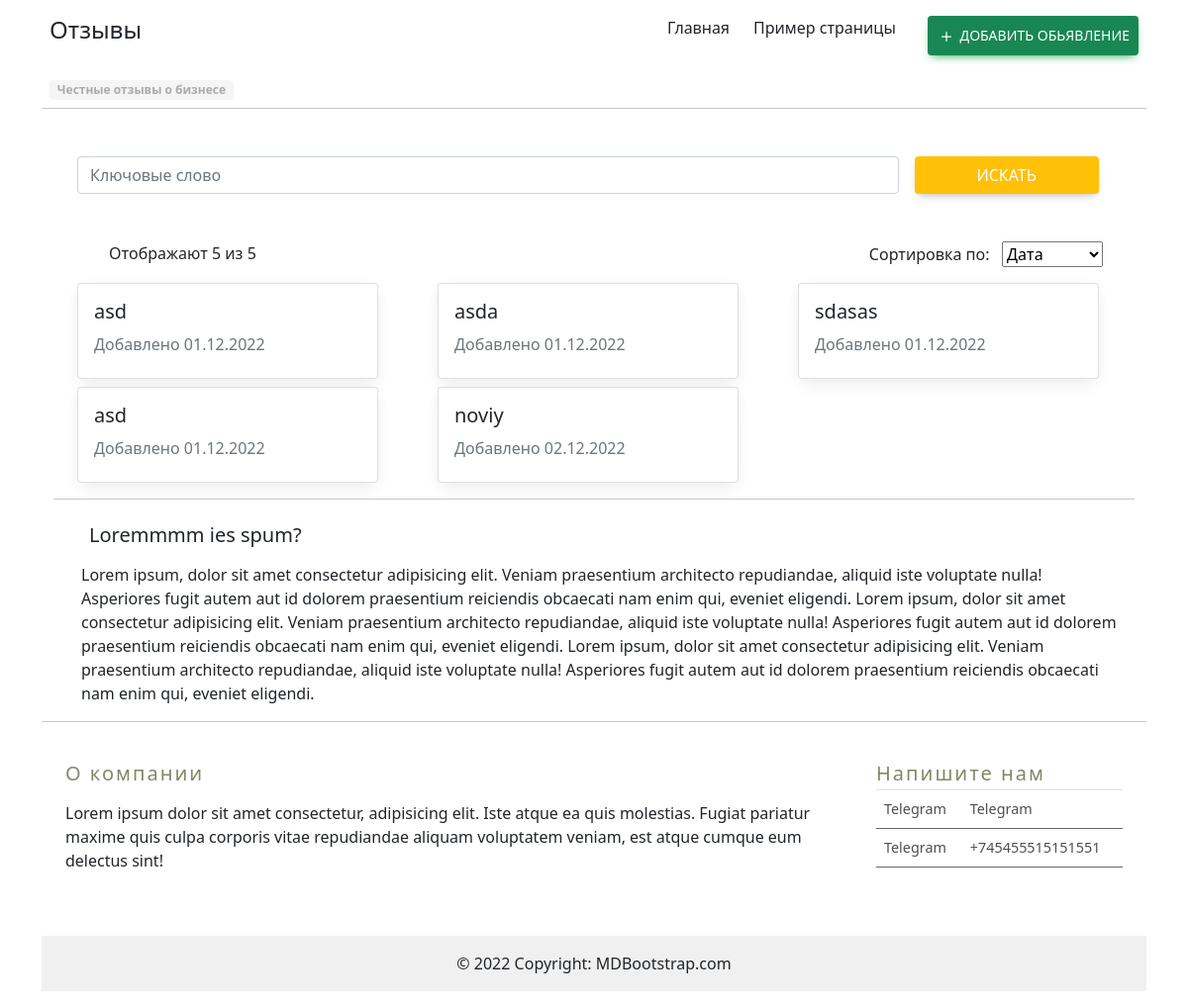
The app's page /, older data.
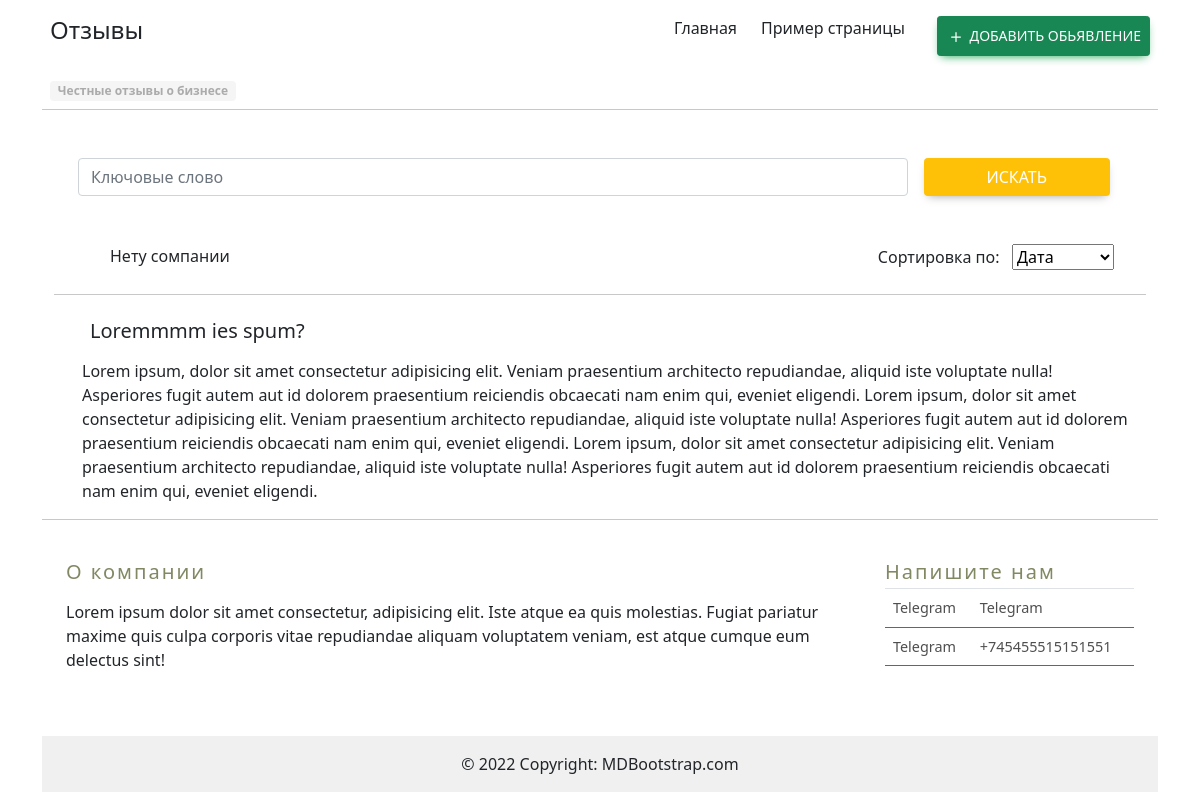
The same page, newer data.
### reytings/models.py (models this page shows, shortened)
class Company(models.Model):
    name =models.CharField(max_length=255)
    inn =models.CharField(max_length=100,blank=True,null=True)
    address =models.CharField(max_length=255,blank=True,null=True)
    phone =models.CharField(max_length=25,blank=True,null=True)
    avg_rating =models.FloatField(blank=True,null=True,default=0)
    description =models.TextField(default='')
    created_date = models.DateTimeField(auto_now_add=True)
    modified_date = models.DateTimeField(auto_now=True)
    is_approved =models.BooleanField(default=False)
    class Meta:
        verbose_name='Компании'
        verbose_name_plural='Компания'

### reytings/views.py (the view)
# urls.py: path('', views.index, name='index'),
def index(request):
  comanies =Company.objects.filter(is_approved=True).order_by('created_date')
  companies_count=comanies.count()
  current =comanies[:6]
  current_count=current.count()
  context={
    'companies':comanies,
    'companies_count':companies_count,
    'current_company':current,
    'current_count':current_count
  }
  return render(request,'index.html',context)

### templates/index.html (shortened to what this page needs)
{% extends 'base.html' %}
{% load custom %}
{% block content %}
    <div class="container  " >
      <div class="d-flex justify-content-center " >
      <form class="form-inline mt-5" action="{% url 'search' %}" style="width:100%">
          <input class="form-control mr-sm-3 ml-4" style="width:76%;" type="search" name="search" placeholder="Ключовые слово" aria-label="Search">
          <button class="btn  my-2 my-sm-0 bg-warning text-white" style="width:17%;" type="submit">Искать</button>
      </form></div>
      <div class="p-3"></div>
      <div class=" mr-3">
        <div class="d-flex justify-content-center mt-2 ml-5" >
          <div class="mr-auto p-2">
            {% if companies_count %}
            Отображают {{companies_count}} из {{current_count}}
            {% else %}
            Нету сомпании
            {% endif %}
          </div>
          <div class="p-2 mr-2">
            Сортировка по: &nbsp;
              <select  id="datesort" width="200" onchange="datasort()">
                <option value="Дата">Дата</option>
              </select>
        </div>
        </div>
      </div>
      <div class="container" >
        <div class="row">
          {% for company in current_company %}
          <div class="col-md-6 pl-4 pt-2 col-lg-4 col-sm-12">
            <div class="card" style="width: 19rem;">
              <div class="card-body">
                <h5 class="card-title"><a href="{% url 'post_detail' company.id %}" class="text-dark" style="text-decoration: none;">{{company.name}}</a></h5>
                <h6 class="card-subtitle mb-2 text-muted pt-2">Добавлено {{company.created_date|date:'d.m.Y'}}</h6>
              </div>
            </div>
          </div>
          {% endfor %}
        </div>
      </div>
      <hr>
      <div class="container" >
        <div class="row">
          <div class="col-md-12 ">
            <div class="ml-3">
              <h5 class="bold p-2">Loremmmm ies spum?</h5>
              Lorem ipsum, dolor sit amet consectetur adipisicing elit. Veniam praesentium architecto repudiandae, aliquid iste voluptate nulla! Asperiores fugit autem aut id dolorem praesentium reiciendis obcaecati nam enim qui, eveniet eligendi.
              Lorem ipsum, dolor sit amet consectetur adipisicing elit. Veniam praesentium architecto repudiandae, aliquid iste voluptate nulla! Asperiores fugit autem aut id dolorem praesentium reiciendis obcaecati nam enim qui, eveniet eligendi.
              Lorem ipsum, dolor sit amet consectetur adipisicing elit. Veniam praesentium architecto repudiandae, aliquid iste voluptate nulla! Asperiores fugit autem aut id dolorem praesentium reiciendis obcaecati nam enim qui, eveniet eligendi.
            </div>
            </div>
        </div>
      </div>
    </div>
{% endblock %}

### templates/base.html (shortened to what this page needs)
<!DOCTYPE html>
{% load static %}
<html lang="en">
<head>
  <link rel="stylesheet" href="https://stackpath.bootstrapcdn.com/bootstrap/4.3.1/css/bootstrap.min.css">
  <link
  href="https://cdnjs.cloudflare.com/ajax/libs/font-awesome/6.0.0/css/all.min.css"
  rel="stylesheet"
  />
  <link
  href="https://cdnjs.cloudflare.com/ajax/libs/mdb-ui-kit/6.0.1/mdb.min.css"
  rel="stylesheet"
  />
<link rel="stylesheet" href="https://cdn.jsdelivr.net/npm/bootstrap@5.1.1/dist/css/bootstrap.min.css">
<link href="https://cdn.jsdelivr.net/gh/kartik-v/bootstrap-star-rating@4.1.2/css/star-rating.min.css" media="all" rel="stylesheet" type="text/css" />
<link href="https://cdn.jsdelivr.net/gh/kartik-v/bootstrap-star-rating@4.1.2/themes/krajee-svg/theme.css" media="all" rel="stylesheet" type="text/css" />
</head>
<body>
  <div class="container">
    <div class="d-flex  mt-2" >
      <div class="mr-auto p-2"><h4>Отзывы </h4><br><span class="badge badge-pill badge-light" style="color: rgba(0,0,0,0.3);">Честные отзывы о бизнесе</span></div>
      <div class="p-2 mr-2"><a href="{% url 'index' %}" class="text-dark" style="text-decoration: none;">Главная</a> </div>
      <div class="p-2 mr-3"><a href="" class="text-dark" style="text-decoration: none;">Пример страницы</a> </div>
      <div class="p-2">
        <button type="button" style="height: 40px;" class="btn btn-success btn-sm text-right" data-mdb-toggle="modal" data-mdb-target="#exampleModal">
          <svg xmlns="http://www.w3.org/2000/svg" width="20" height="20" fill="currentColor" class="bi bi-plus" viewBox="0 0 16 16">
            <path d="M8 4a.5.5 0 0 1 .5.5v3h3a.5.5 0 0 1 0 1h-3v3a.5.5 0 0 1-1 0v-3h-3a.5.5 0 0 1 0-1h3v-3A.5.5 0 0 1 8 4z"/>
          </svg>
            Добавить обьявление
        </button>
      </div>
    </div>
    <hr class=" m-0 p-0">
{% block content %}
{% endblock %}
{% include 'footer.html' %}

### templates/footer.html
  </div>
 <div class="container my-3 ">
  <hr>
    <footer class="bg-white">
    <div class="container p-4">
      <div class="row">
        <div class="col-lg-9 col-md-12 mb-4">
          <h5 class="mb-3" style="letter-spacing: 2px; color: #818963;">О компании</h5>
          <p>
            Lorem ipsum dolor sit amet consectetur, adipisicing elit. Iste atque ea quis
            molestias. Fugiat pariatur maxime quis culpa corporis vitae repudiandae aliquam
            voluptatem veniam, est atque cumque eum delectus sint!
          </p>
        </div>
        <div class="col-lg-3 col-md-12 mb-4">
          <h5 class="mb-1" style="letter-spacing: 2px; color: #818963;">Напишите нам</h5>
          <table class="table" style="color: #4f4f4f; border-color: #666;">
            <tbody>
              <tr>
                <td><a href="" style="color: #4f4f4f; border-color: #666;text-decoration: none;">Telegram</a></td>
                <td><a href="" style="color: #4f4f4f; border-color: #666;text-decoration: none;">Telegram</a></td>
              </tr>
              <tr>
                <td><a href="" style="color: #4f4f4f; border-color: #666;text-decoration: none;">Telegram</a></td>
                <td style="color: #4f4f4f; border-color: #666;">+745455515151551</td>
              </tr>
            </tbody>
          </table>
        </div>
      </div>
    </div>
    <div class="text-center p-3" style="background-color: rgba(0, 0, 0, 0.06);">
      © 2022 Copyright:
      <a class="text-dark" href="https://mdbootstrap.com/" style="text-decoration: none;">MDBootstrap.com</a>
    </div>
  </footer>
</div>
</body>
</html>

Row changes from the older to the newer data that the page shows:
removed Company: name "asd", created_date "01.12.2022"
removed Company: name "asda", created_date "01.12.2022"
removed Company: name "sdasas", created_date "01.12.2022"
removed Company: name "asd", created_date "01.12.2022"
removed Company: name "noviy", created_date "02.12.2022"
Text that changed along with them:
{{ companies_count }}: "5" → (not shown)
{{ current_count }}: "5" → (not shown)
text no longer shown: "Отображают из"
text now shown: "Нету сомпании"
